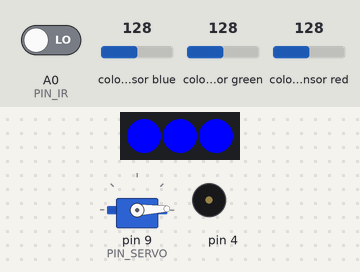
Simulated run of this sketch. Board: Arduino Uno, built with avr-gcc and run on an emulated ATmega328P. On the bench: servo, 3 RGB LEDs in strip order, left to right, buzzer (waves = sounding). The inputs (shaded band) are chosen by the test bench; at power-on: colour sensor green 128, colour sensor red 128, A0 (PIN_IR) LOW, colour sensor blue 128.

Above: at 5.0 s.
5.1 s: colour sensor green set to 132
At 11.4 s:
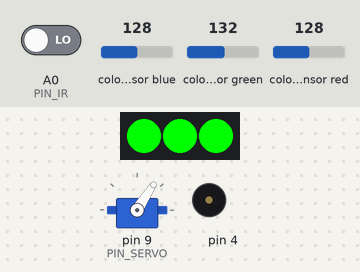
12.3 s: colour sensor red set to 132
At 18.2 s:
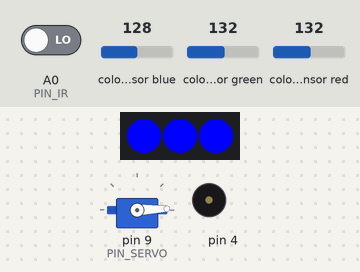
19.5 s: colour sensor green set to 128
At 24.9 s:
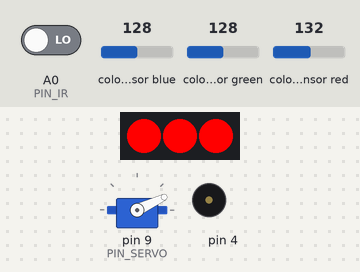
27.9 s: A0 (PIN_IR) driven HIGH
At 29.9 s:
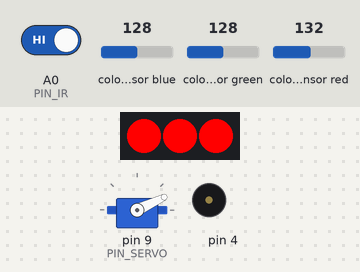
35.1 s: A0 (PIN_IR) driven LOW
At 36.5 s:
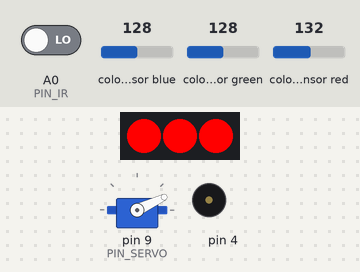
42.3 s: colour sensor blue set to 191
At 46.1 s:
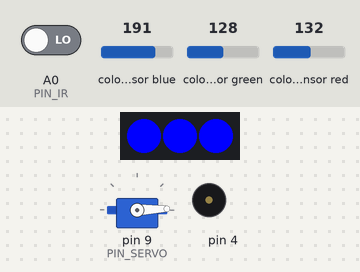
Timing chart, 0 to 50.5 s (numbered marks = the images above; inputs shaded):
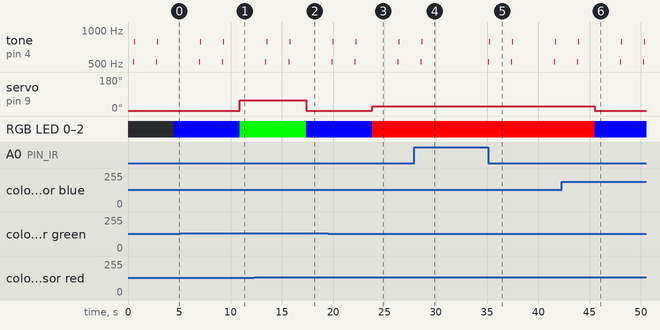

Measured:
- the behaviour switches between 129 and 130 on colour sensor green (found by bisection; images 0 and 1)
- the behaviour switches between 131 and 132 on colour sensor red (found by bisection; images 1 and 2)
- the behaviour switches between 132 and 131 on colour sensor green (found by bisection; images 2 and 3)
- after the input at 5.1 s, servo on pin 9 (PIN_SERVO): 2° → 57° after 5.8 s; RGB LED 0–2: RGB(0, 0, 255) → RGB(0, 255, 0) after 5.8 s
- after the input at 12.3 s, servo on pin 9 (PIN_SERVO): 57° → 2° after 5.1 s; RGB LED 0–2: RGB(0, 255, 0) → RGB(0, 0, 255) after 5.1 s
- after the input at 19.5 s, servo on pin 9 (PIN_SERVO): 2° → 25° after 4.3 s; RGB LED 0–2: RGB(0, 0, 255) → RGB(255, 0, 0) after 4.3 s
- after the input at 27.9 s, tone on pin 4: goes on until 28.7 s, then stays silent
- after the input at 35.1 s, tone on pin 4: plays 523 Hz for 0.05 s, 784 Hz for 0.05 s, 523 Hz for 0.05 s, 784 Hz for 0.05 s, 523 Hz for 0.05 s, 784 Hz for 0.05 s, starting at once
- after the input at 42.3 s, servo on pin 9 (PIN_SERVO): 25° → 2° after 3.2 s; RGB LED 0–2: RGB(255, 0, 0) → RGB(0, 0, 255) after 3.2 s

The sketch:

14_conveyer_belt.ino
```cpp
/**
   스마트 팩토리 컨베이어벨트 최종 예제

   DC모터 : 레일을 움직임
   서보모터 : 제품을 색상에 따라 분류
   적외선 IR센서 : 물품이 적재됨을 감지.
   컬러센서 : 색상을 아두이노에 전달. 해당 값에 따라 서보모터의 각도가 결정
   RGB : 측정된 제품의 색상을 표시

   동작 순서
   1. 컨베이어 벨트 레일 작동
   2. 적외선 센서로부터 레일에 제품이 적재됨을 감지하면 일시 정지
   3. 레일이 컬러 센서까지 움직이기 시작
   4. 컬러센서에서 정지 후 해당 제품의 색상을 분석
   5. 색상 분석에 따른 결론에 따라 R, G, B가 결정되고, 해당되는 곳으로 서보모터가 동작
   6. 레일이 다시 움직이며 서보모터가 가리키는 방향으로 제품 분류
*/

/* 라이브러리 불러오기 */
#include <Adafruit_NeoPixel.h>  // LED 모듈 라이브러리
#include <Adafruit_TCS34725.h>  // 컬러 센서 라이브러리
#include <Servo.h>              // 서보모터 라이브러리 불러오기
#include <Wire.h>               // I2C 통신에 사용되는 라이브러리

/* 상수 선언 : 핀 번호, 속도제어, 서보모터의 각도*/
#define PIN_DC_DIRECTION 13  // DC모터(레일) 방향을 정하는 핀(현재 B모터 사용)
#define PIN_DC_SPEED 11      // DC모터(레일) 속도를 정하는 핀(현재 B모터 사용)
#define PIN_SERVO 9          // 서보모터 연결 핀
#define PIN_LED 6           // LED 연결 핀
#define PIN_IR A0            // 적외선 IR센서 연결 핀

#define POS_RED 25   // 빨간 색 제품을 분류할 서보모터의 각도
#define POS_GREEN 57  // 초록 색 제품을 분류할 서보모터의 각도
#define POS_BLUE 2    // 파란 색 제품을 분류할 서보모터의 각도
#define NUM_PIXELS 3  // 네오픽셀의 픽셀 수: 3

/* 변수 선언 : HW객체, 측정값, 기타 변수, ...*/
Adafruit_TCS34725 TCS = Adafruit_TCS34725(TCS34725_INTEGRATIONTIME_50MS, TCS34725_GAIN_4X);
Servo servo;
Adafruit_NeoPixel pixels(NUM_PIXELS, PIN_LED, NEO_GRB + NEO_KHZ800);

uint16_t clear, red, green, blue;  // 색상 값을 저장할 unsigned short int형 변수 선언
int r, g, b, sum;                  // 색상 값을 사용하기 위한 변환값
int railSpeed = 120;               // 레일 기본 속도, 초기값은 160

void setup() {
  /* 모터 설정 */
  pinMode(PIN_DC_DIRECTION, OUTPUT);     // dc모터의 방향을 제어하는 핀을 output으로 설정
  digitalWrite(PIN_DC_DIRECTION, HIGH);  // 방향은 전진. 의도한 방향과 반대일 경우 HIGH -> LOW로 변경
  analogWrite(PIN_DC_SPEED, railSpeed);  // 레일 작동 시작
  servo.attach(PIN_SERVO);               // 서보모터를 아두이노와 연결
  servo.write(2);                        // 초기 서보모터가 가리키는 각도는 0도
  delay(500);                            // 서보모터가 완전히 동작을 끝낸 후 detach를 위해 delay를 부여
  servo.detach();                        // 서보모터와 아두이노 분리

  /* 적외선 센서 설정 */
  pinMode(PIN_IR, INPUT);  // 적외선 센서 핀을 INPUT으로 설정

  /* 컬러 센서 설정 */
  TCS.begin();  // 컬러 센서 작동 시작


  /* LED 모듈 설정 */
  pixels.begin();             // LED 모듈 작동 시작
  pixels.setBrightness(255);  // 밝기(0~255) 설정. 최대 밝기로 출력
}

void loop() {
  /* 제품 적재여부 확인 */
  if (digitalRead(PIN_IR) == HIGH) {                          // 적외선 센서는 물건 감지 시 LOW값을 전달. HIGH라는 것은 감지되지 않았음
     return;                                                 // loop에 대한 return문장은 그 즉시 loop문을 종료하고, 처음부터 loop을 시작하게 함
  }
  analogWrite(PIN_DC_SPEED, 0);                               // 적외선 센서에서 제품을 감지하여 일시 정지
  toneDetected();                                             // 감지되었을 때 나오는 소리를 부저에 출력
  delay(2000);                                                // 2초간 정지
  analogWrite(PIN_DC_SPEED, railSpeed);                  // 레일을 컬러센서까지 움직이기 시작

  do {                                                        // do-while 반복문을 사용하면 최초 1회는 반드시 실행됨
    TCS.getRawData(&red, &green, &blue, &clear);            // 색상 감지 센서에서 측정 값 받아오기
    r = map(red, 0, 21504, 0, 1000);                        // 빨간색 데이터 값
    g = map(green, 0, 21504, 0, 1000);                      // 초록색 데이터 값
    b = map(blue, 0, 21504, 0, 1000);                       // 파란색 데이터 값
    sum = r + g + b;                                        // 제품의 색상이 온전하게 감지되었는지 확인하기
  } while (sum < 15);

  analogWrite(PIN_DC_SPEED, 0);                               // 컬러 센서에서 일시 정지
  toneDetected();                                             // 감지되었을 때 나오는 소리를 부저에 출력
  delay(1500);                                                // 1.5초 간 레일 대기

  if (r > g && r > b) {                                                                 // 빨간 색 제품
    servo.attach(PIN_SERVO);                                                          // 서보모터를 아두이노와 연결
    servo.write(POS_RED);                                                             // 서보모터를 빨간 색 제품 분류방향으로 회전

    /* LED모듈에 있는 3개의 LED모듈에 모두 빨간색에 해당하는 값(#ff0000) 입력*/
    pixels.setPixelColor(0, pixels.Color(255, 0, 0));
    pixels.setPixelColor(1, pixels.Color(255, 0, 0));
    pixels.setPixelColor(2, pixels.Color(255, 0, 0));
  }

  else if (g > r && g > b) {    // 초록 색 제품
    servo.attach(PIN_SERVO);  // 서보모터를 아두이노와 연결
    servo.write(POS_GREEN);   // 서보모터를 빨간 색 제품 분류방향으로 회전

    /* LED모듈에 있는 3개의 LED모듈에 모두 초록색에 해당하는 값(#00ff00) 입력*/
    pixels.setPixelColor(0, pixels.Color(0, 255, 0));
    pixels.setPixelColor(1, pixels.Color(0, 255, 0));
    pixels.setPixelColor(2, pixels.Color(0, 255, 0));
  }

  else {                        // 파란 색 제품
    servo.attach(PIN_SERVO);  // 서보모터를 아두이노와 연결
    servo.write(POS_BLUE);    // 서보모터를 빨간 색 제품 분류방향으로 회전

    /* LED모듈에 있는 3개의 LED모듈에 모두 초록색에 해당하는 값(#0000ff) 입력*/
    pixels.setPixelColor(0, pixels.Color(0, 0, 255));
    pixels.setPixelColor(1, pixels.Color(0, 0, 255));
    pixels.setPixelColor(2, pixels.Color(0, 0, 255));
  }
  pixels.show();  // 입력한 색상 값을 LED 모듈에 출력
  delay(1500);                                                                       // 측정 결과 표기 후 1.5초 간 레일 대기
  servo.detach();                                                                    // 서보모터와 아두이노 연결 해제
  analogWrite(PIN_DC_SPEED,railSpeed);                                              // 레일 작동 시작
  delay(1000);                                                                       // 다음 제품은 1초 뒤부터 인식 가능
}

/* 적외선 센서, 색상감지 센서에서 물체를 감지했을 때 나오는 소리를 출력 */
void toneDetected() {
  tone(4, 523, 50);  // '도'에 해당. 0.05초간 출력
  delay(100);        // 0.1초간 대기(출력시간 0.05초 + 대기시간 0.05초 = 0.1초)
  tone(4, 784, 50);  // '미'에 해당. 0.05초간 출력
  delay(100);        // 0.1초간 대기(출력시간 0.05초 + 대기시간 0.05초 = 0.1초)
}  // void toneDetected()
```
